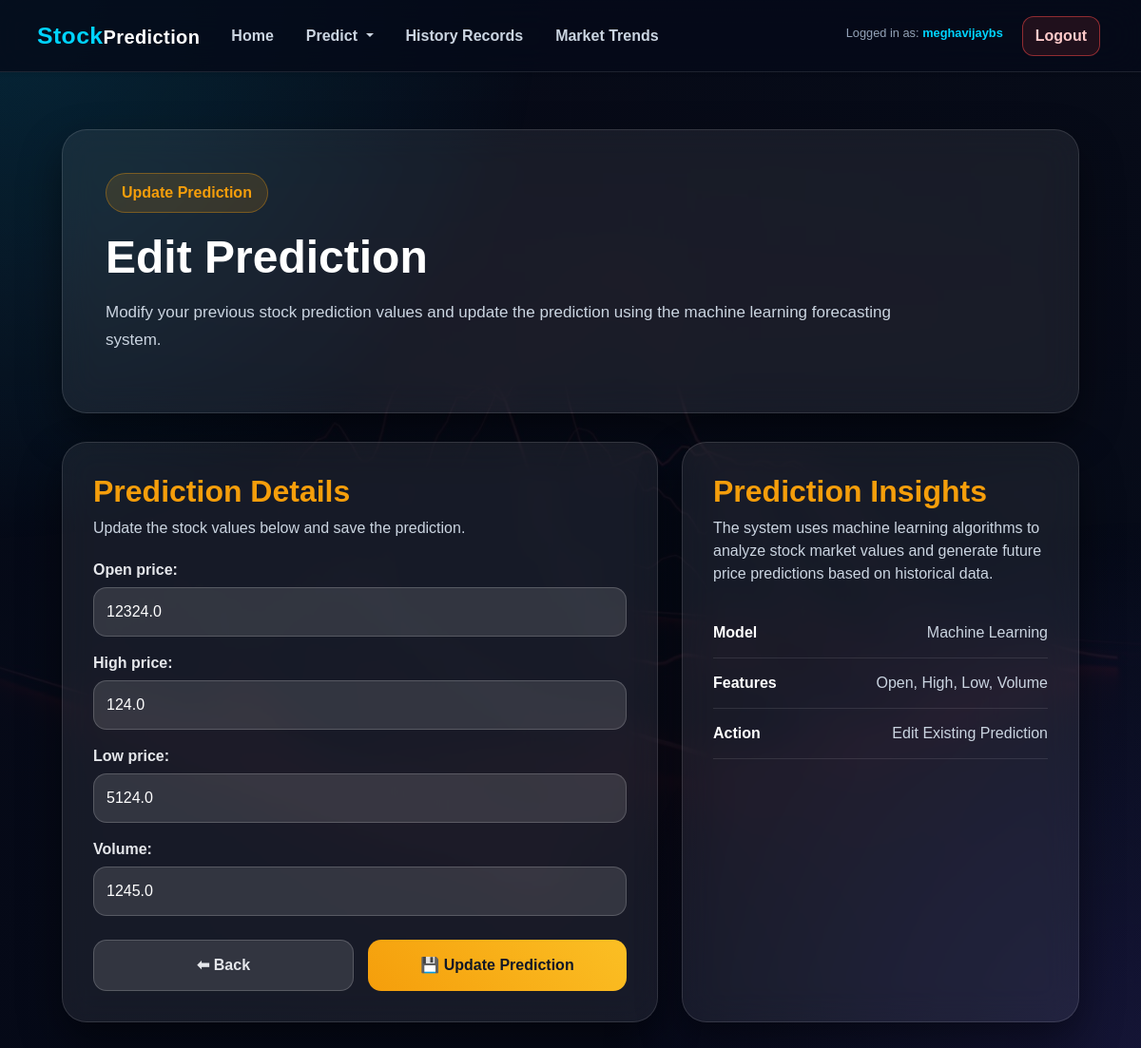
Screenshot of /old_predictions/edit/2/ (signed in) with the database file from the repository.
### SPPapp/models.py (models this page shows, shortened)
class StockPrediction(models.Model):
    user = models.ForeignKey(User, on_delete=models.CASCADE)
    date = models.DateTimeField(auto_now_add=True)
    open_price = models.FloatField()
    high_price = models.FloatField()
    low_price = models.FloatField()
    volume = models.FloatField()
    predicted_price = models.FloatField()
    company = models.CharField(max_length=100)

### SPPapp/views.py (the view)
# urls.py: path('old_predictions/edit/<int:pk>/', views.edit_prediction, name='edit_prediction'),
@login_required
def edit_prediction(request, pk):
    prediction = get_object_or_404(StockPrediction, pk=pk, user=request.user)
    if request.method == 'POST':
        form = StockPredictionForm(request.POST, instance=prediction)
        if form.is_valid():
            obj = form.save(commit=False)
            obj.predicted_price = get_prediction(form.cleaned_data, obj.company)
            obj.save()
            return redirect('old_predictions')
    else:
        form = StockPredictionForm(instance=prediction)
    return render(request, 'edit_prediction.html', {'form': form})

### SPPapp/forms.py
class StockPredictionForm(forms.ModelForm):
    class Meta:
        model = StockPrediction
        fields = ['open_price', 'high_price', 'low_price', 'volume']

### SPPapp/templates/edit_prediction.html (shortened to what this page needs)
{% extends 'base.html' %}
{% load static %}
{% block content %}
<div class="edit-dashboard">
    <div class="edit-hero">
        <div class="hero-content">
            <span class="tag">Update Prediction</span>
            <h1>Edit Prediction</h1>
            <p>
                Modify your previous stock prediction values and update the prediction
                using the machine learning forecasting system.
            </p>
        </div>
    </div>
    <div class="edit-grid">
        <div class="form-panel">
            <div class="panel-header">
                <h2>Prediction Details</h2>
                <p>
                    Update the stock values below and save the prediction.
                </p>
            </div>
            <form method="POST">
                {{ form.as_p }}
                <div class="button-group">
                    <a href="{% url 'old_predictions' %}" class="back-btn">
                        ⬅ Back
                    </a>
                    <button type="submit" class="update-btn">
                        💾 Update Prediction
                    </button>
                </div>
            </form>
        </div>
        <div class="info-panel">
            <h2>Prediction Insights</h2>
            <p>
                The system uses machine learning algorithms to analyze stock market
                values and generate future price predictions based on historical data.
            </p>
            <div class="info-list">
                <div>
                    <strong>Model</strong>
                    <span>Machine Learning</span>
                </div>
                <div>
                    <strong>Features</strong>
                    <span>Open, High, Low, Volume</span>
                </div>
                <div>
                    <strong>Action</strong>
                    <span>Edit Existing Prediction</span>
                </div>
            </div>
        </div>
    </div>
</div>
{% endblock %}

### SPPapp/templates/base.html (shortened to what this page needs)
<!DOCTYPE html>
<html lang="en">
{% load static %}
<head>
    <link rel="stylesheet" href="https://stackpath.bootstrapcdn.com/bootstrap/4.5.2/css/bootstrap.min.css">
</head>
<body>
    <nav class="navbar navbar-expand-lg navbar-dark shadow-sm sticky-top">
        <div class="container-fluid">
            <a class="navbar-brand" href="{% url 'home' %}">
                <span>Stock</span>Prediction
            </a>
            <div class="collapse navbar-collapse" id="navbarNav">
                <ul class="navbar-nav mr-auto">
                    <li class="nav-item {% if request.resolver_match.url_name == 'home' %}active{% endif %}">
                        <a class="nav-link" href="{% url 'home' %}">Home</a>
                    </li>
                    <li class="nav-item dropdown {% if request.resolver_match.url_name == 'predict' %}active{% endif %}">
                        <a class="nav-link dropdown-toggle" href="#" id="predictDropdown" role="button" data-toggle="dropdown" aria-haspopup="true" aria-expanded="false">
                            Predict
                        </a>
                    </li>
                    <li class="nav-item {% if request.resolver_match.url_name == 'old_predictions' %}active{% endif %}">
                        <a class="nav-link" href="{% url 'old_predictions' %}">History Records</a>
                    </li>
                    <li class="nav-item {% if request.resolver_match.url_name == 'history' %}active{% endif %}">
                        <a class="nav-link" href="{% url 'history' %}">Market Trends</a>
                    </li>
                </ul>
                <ul class="navbar-nav">
                    {% if user.is_authenticated %}
                    <li class="nav-item">
                        <span class="navbar-text mr-3 small">
                            Logged in as: <strong>{{ user.username }}</strong>
                        </span>
                    </li>
                    <li class="nav-item">
                        <a class="nav-link logout-btn px-3" href="{% url 'logout' %}">
                            Logout
                        </a>
                    </li>
                    {% endif %}
                </ul>
            </div>
        </div>
    </nav>
    <div class="container">
        {% block content %}
        {% endblock %}
    </div>
</body>
</html>

### SPPapp/templates/edit_prediction.html (style rules this page uses)
.edit-dashboard { max-width: 1200px; margin: auto; padding: 40px 20px; color: white; }
.edit-hero { margin-bottom: 30px; }
.hero-content { background: rgba(255,255,255,0.07); border: 1px solid rgba(255,255,255,0.12); backdrop-filter: blur(18px); border-radius: 26px; padding: 45px; box-shadow: 0 20px 45px rgba(0,0,0,0.45); }
.tag { display: inline-block; color: #f59e0b; background: rgba(245,158,11,0.14); border: 1px solid rgba(245,158,11,0.35); padding: 8px 16px; border-radius: 30px; font-weight: 700; margin-bottom: 18px; }
.hero-content h1 { font-size: 48px; font-weight: 800; margin-bottom: 15px; }
.hero-content p { color: #cbd5e1; font-size: 17px; line-height: 1.7; max-width: 850px; }
.edit-grid { display: grid; grid-template-columns: 1.2fr 0.8fr; gap: 25px; }
.form-panel, .info-panel { background: rgba(255,255,255,0.07); border: 1px solid rgba(255,255,255,0.12); backdrop-filter: blur(18px); border-radius: 26px; padding: 32px; box-shadow: 0 20px 45px rgba(0,0,0,0.45); }
.panel-header { margin-bottom: 20px; }
.panel-header h2, .info-panel h2 { color: #f59e0b; font-weight: 800; margin-bottom: 8px; }
.panel-header p, .info-panel p { color: #cbd5e1; }
.form-panel form p { margin-bottom: 16px; }
.form-panel label { color: #e5e7eb; font-weight: 600; margin-bottom: 6px; display: block; }
.form-panel input, .form-panel select, .form-panel textarea { width: 100%; background: rgba(255,255,255,0.12) !important; color: white !important; border: 1px solid rgba(255,255,255,0.18) !important; border-radius: 14px; padding: 13px; outline: none; }
.form-panel input::placeholder { color: #94a3b8; }
.button-group { display: flex; justify-content: space-between; gap: 15px; margin-top: 25px; }
.back-btn, .update-btn { flex: 1; text-align: center; padding: 14px; border-radius: 14px; font-weight: 800; border: none; transition: 0.3s; text-decoration: none; }
.back-btn { background: rgba(255,255,255,0.12); color: #e5e7eb; border: 1px solid rgba(255,255,255,0.18); }
.update-btn { background: linear-gradient(45deg, #f59e0b, #fbbf24); color: #111827; }
.info-list { margin-top: 24px; }
.info-list div { display: flex; justify-content: space-between; gap: 15px; padding: 14px 0; border-bottom: 1px solid rgba(255,255,255,0.1); }
.info-list strong { color: #ffffff; }
.info-list span { color: #cbd5e1; text-align: right; }

### rows the page displays
StockPrediction: open_price "12324.0", high_price "124.0", low_price "5124.0", volume "1245.0"

### other values shown
{{ user.username }} "meghavijaybs"
